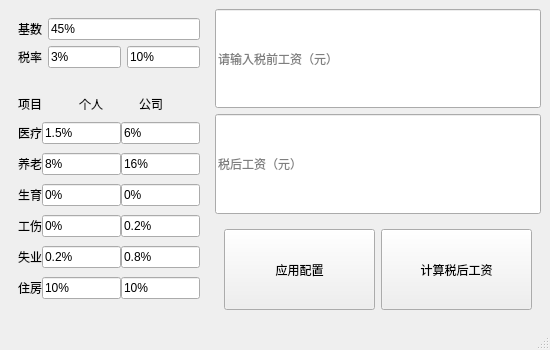
<?xml version="1.0" encoding="UTF-8"?>
<ui version="4.0">
 <class>AfterTaxSalaryCalculator</class>
 <widget class="QMainWindow" name="AfterTaxSalaryCalculator">
  <property name="geometry">
   <rect>
    <x>0</x>
    <y>0</y>
    <width>550</width>
    <height>350</height>
   </rect>
  </property>
  <property name="windowTitle">
   <string>税后工资计算器</string>
  </property>
  <widget class="QWidget" name="centralwidget">
   <layout class="QHBoxLayout" name="horizontalLayout_2" stretch="2,5">
    <item>
     <widget class="QWidget" name="widget" native="true">
      <property name="sizePolicy">
       <sizepolicy hsizetype="Minimum" vsizetype="Expanding">
        <horstretch>0</horstretch>
        <verstretch>0</verstretch>
       </sizepolicy>
      </property>
      <property name="minimumSize">
       <size>
        <width>200</width>
        <height>0</height>
       </size>
      </property>
      <layout class="QVBoxLayout" name="verticalLayout_2" stretch="0,0,0">
       <item>
        <layout class="QHBoxLayout" name="horizontalLayout_3" stretch="1,4">
         <item>
          <widget class="QLabel" name="label">
           <property name="sizePolicy">
            <sizepolicy hsizetype="Fixed" vsizetype="Preferred">
             <horstretch>0</horstretch>
             <verstretch>0</verstretch>
            </sizepolicy>
           </property>
           <property name="text">
            <string>基数</string>
           </property>
          </widget>
         </item>
         <item>
          <widget class="QLineEdit" name="lineEdit">
           <property name="text">
            <string>45%</string>
           </property>
           <property name="placeholderText">
            <string>百分比或金额（元）</string>
           </property>
          </widget>
         </item>
        </layout>
       </item>
       <item>
        <layout class="QHBoxLayout" name="horizontalLayout_11" stretch="0,0,0">
         <item>
          <widget class="QLabel" name="label_11">
           <property name="sizePolicy">
            <sizepolicy hsizetype="Fixed" vsizetype="Preferred">
             <horstretch>0</horstretch>
             <verstretch>0</verstretch>
            </sizepolicy>
           </property>
           <property name="text">
            <string>税率</string>
           </property>
          </widget>
         </item>
         <item>
          <widget class="QLineEdit" name="lineEdit_14">
           <property name="text">
            <string>3%</string>
           </property>
           <property name="placeholderText">
            <string>5001-8000元</string>
           </property>
          </widget>
         </item>
         <item>
          <widget class="QLineEdit" name="lineEdit_15">
           <property name="text">
            <string>10%</string>
           </property>
           <property name="placeholderText">
            <string>8001-12000</string>
           </property>
          </widget>
         </item>
        </layout>
       </item>
       <item>
        <widget class="QWidget" name="widget_2" native="true">
         <layout class="QVBoxLayout" name="verticalLayout_3" stretch="0,1,1,1,1,1,1">
          <property name="spacing">
           <number>0</number>
          </property>
          <property name="leftMargin">
           <number>0</number>
          </property>
          <property name="topMargin">
           <number>0</number>
          </property>
          <property name="rightMargin">
           <number>0</number>
          </property>
          <property name="bottomMargin">
           <number>0</number>
          </property>
          <item>
           <layout class="QHBoxLayout" name="horizontalLayout_5">
            <item>
             <widget class="QLabel" name="label_3">
              <property name="sizePolicy">
               <sizepolicy hsizetype="Preferred" vsizetype="Fixed">
                <horstretch>0</horstretch>
                <verstretch>0</verstretch>
               </sizepolicy>
              </property>
              <property name="minimumSize">
               <size>
                <width>0</width>
                <height>30</height>
               </size>
              </property>
              <property name="text">
               <string>项目</string>
              </property>
              <property name="alignment">
               <set>Qt::AlignmentFlag::AlignBottom|Qt::AlignmentFlag::AlignLeading|Qt::AlignmentFlag::AlignLeft</set>
              </property>
             </widget>
            </item>
            <item>
             <widget class="QLabel" name="label_5">
              <property name="sizePolicy">
               <sizepolicy hsizetype="Preferred" vsizetype="Fixed">
                <horstretch>0</horstretch>
                <verstretch>0</verstretch>
               </sizepolicy>
              </property>
              <property name="minimumSize">
               <size>
                <width>0</width>
                <height>30</height>
               </size>
              </property>
              <property name="text">
               <string>个人</string>
              </property>
              <property name="alignment">
               <set>Qt::AlignmentFlag::AlignBottom|Qt::AlignmentFlag::AlignLeading|Qt::AlignmentFlag::AlignLeft</set>
              </property>
             </widget>
            </item>
            <item>
             <widget class="QLabel" name="label_4">
              <property name="sizePolicy">
               <sizepolicy hsizetype="Preferred" vsizetype="Fixed">
                <horstretch>0</horstretch>
                <verstretch>0</verstretch>
               </sizepolicy>
              </property>
              <property name="minimumSize">
               <size>
                <width>0</width>
                <height>30</height>
               </size>
              </property>
              <property name="text">
               <string>公司</string>
              </property>
              <property name="alignment">
               <set>Qt::AlignmentFlag::AlignBottom|Qt::AlignmentFlag::AlignLeading|Qt::AlignmentFlag::AlignLeft</set>
              </property>
             </widget>
            </item>
           </layout>
          </item>
          <item>
           <layout class="QHBoxLayout" name="horizontalLayout_4" stretch="0,0,0">
            <item>
             <widget class="QLabel" name="label_2">
              <property name="sizePolicy">
               <sizepolicy hsizetype="Fixed" vsizetype="Preferred">
                <horstretch>0</horstretch>
                <verstretch>0</verstretch>
               </sizepolicy>
              </property>
              <property name="text">
               <string>医疗</string>
              </property>
             </widget>
            </item>
            <item>
             <widget class="QLineEdit" name="lineEdit_3">
              <property name="text">
               <string>1.5%</string>
              </property>
             </widget>
            </item>
            <item>
             <widget class="QLineEdit" name="lineEdit_2">
              <property name="text">
               <string>6%</string>
              </property>
              <property name="placeholderText">
               <string/>
              </property>
             </widget>
            </item>
           </layout>
          </item>
          <item>
           <layout class="QHBoxLayout" name="horizontalLayout_6" stretch="0,0,0">
            <item>
             <widget class="QLabel" name="label_6">
              <property name="sizePolicy">
               <sizepolicy hsizetype="Fixed" vsizetype="Preferred">
                <horstretch>0</horstretch>
                <verstretch>0</verstretch>
               </sizepolicy>
              </property>
              <property name="text">
               <string>养老</string>
              </property>
             </widget>
            </item>
            <item>
             <widget class="QLineEdit" name="lineEdit_4">
              <property name="text">
               <string>8%</string>
              </property>
             </widget>
            </item>
            <item>
             <widget class="QLineEdit" name="lineEdit_5">
              <property name="text">
               <string>16%</string>
              </property>
              <property name="placeholderText">
               <string/>
              </property>
             </widget>
            </item>
           </layout>
          </item>
          <item>
           <layout class="QHBoxLayout" name="horizontalLayout_7" stretch="0,0,0">
            <item>
             <widget class="QLabel" name="label_7">
              <property name="sizePolicy">
               <sizepolicy hsizetype="Fixed" vsizetype="Preferred">
                <horstretch>0</horstretch>
                <verstretch>0</verstretch>
               </sizepolicy>
              </property>
              <property name="text">
               <string>生育</string>
              </property>
             </widget>
            </item>
            <item>
             <widget class="QLineEdit" name="lineEdit_6">
              <property name="text">
               <string>0%</string>
              </property>
              <property name="readOnly">
               <bool>true</bool>
              </property>
             </widget>
            </item>
            <item>
             <widget class="QLineEdit" name="lineEdit_7">
              <property name="text">
               <string>0%</string>
              </property>
              <property name="placeholderText">
               <string/>
              </property>
             </widget>
            </item>
           </layout>
          </item>
          <item>
           <layout class="QHBoxLayout" name="horizontalLayout_8" stretch="0,0,0">
            <item>
             <widget class="QLabel" name="label_8">
              <property name="sizePolicy">
               <sizepolicy hsizetype="Fixed" vsizetype="Preferred">
                <horstretch>0</horstretch>
                <verstretch>0</verstretch>
               </sizepolicy>
              </property>
              <property name="text">
               <string>工伤</string>
              </property>
             </widget>
            </item>
            <item>
             <widget class="QLineEdit" name="lineEdit_8">
              <property name="text">
               <string>0%</string>
              </property>
              <property name="readOnly">
               <bool>true</bool>
              </property>
             </widget>
            </item>
            <item>
             <widget class="QLineEdit" name="lineEdit_9">
              <property name="text">
               <string>0.2%</string>
              </property>
              <property name="placeholderText">
               <string/>
              </property>
             </widget>
            </item>
           </layout>
          </item>
          <item>
           <layout class="QHBoxLayout" name="horizontalLayout_9" stretch="0,0,0">
            <item>
             <widget class="QLabel" name="label_9">
              <property name="sizePolicy">
               <sizepolicy hsizetype="Fixed" vsizetype="Preferred">
                <horstretch>0</horstretch>
                <verstretch>0</verstretch>
               </sizepolicy>
              </property>
              <property name="text">
               <string>失业</string>
              </property>
             </widget>
            </item>
            <item>
             <widget class="QLineEdit" name="lineEdit_10">
              <property name="text">
               <string>0.2%</string>
              </property>
             </widget>
            </item>
            <item>
             <widget class="QLineEdit" name="lineEdit_11">
              <property name="text">
               <string>0.8%</string>
              </property>
              <property name="placeholderText">
               <string/>
              </property>
             </widget>
            </item>
           </layout>
          </item>
          <item>
           <layout class="QHBoxLayout" name="horizontalLayout_10" stretch="0,0,0">
            <item>
             <widget class="QLabel" name="label_10">
              <property name="sizePolicy">
               <sizepolicy hsizetype="Fixed" vsizetype="Preferred">
                <horstretch>0</horstretch>
                <verstretch>0</verstretch>
               </sizepolicy>
              </property>
              <property name="text">
               <string>住房</string>
              </property>
             </widget>
            </item>
            <item>
             <widget class="QLineEdit" name="lineEdit_12">
              <property name="text">
               <string>10%</string>
              </property>
             </widget>
            </item>
            <item>
             <widget class="QLineEdit" name="lineEdit_13">
              <property name="text">
               <string>10%</string>
              </property>
              <property name="placeholderText">
               <string/>
              </property>
             </widget>
            </item>
           </layout>
          </item>
         </layout>
        </widget>
       </item>
      </layout>
     </widget>
    </item>
    <item>
     <layout class="QVBoxLayout" name="verticalLayout">
      <item>
       <widget class="QLineEdit" name="beforeTaxLE">
        <property name="sizePolicy">
         <sizepolicy hsizetype="Expanding" vsizetype="Minimum">
          <horstretch>0</horstretch>
          <verstretch>0</verstretch>
         </sizepolicy>
        </property>
        <property name="cursor">
         <cursorShape>IBeamCursor</cursorShape>
        </property>
        <property name="echoMode">
         <enum>QLineEdit::EchoMode::Normal</enum>
        </property>
        <property name="placeholderText">
         <string>请输入税前工资（元）</string>
        </property>
        <property name="clearButtonEnabled">
         <bool>false</bool>
        </property>
       </widget>
      </item>
      <item>
       <widget class="QLineEdit" name="afterTaxLE">
        <property name="sizePolicy">
         <sizepolicy hsizetype="Expanding" vsizetype="Minimum">
          <horstretch>0</horstretch>
          <verstretch>0</verstretch>
         </sizepolicy>
        </property>
        <property name="readOnly">
         <bool>true</bool>
        </property>
        <property name="placeholderText">
         <string>税后工资（元）</string>
        </property>
       </widget>
      </item>
      <item>
       <widget class="QWidget" name="buttons" native="true">
        <property name="sizePolicy">
         <sizepolicy hsizetype="Expanding" vsizetype="Minimum">
          <horstretch>0</horstretch>
          <verstretch>0</verstretch>
         </sizepolicy>
        </property>
        <layout class="QHBoxLayout" name="horizontalLayout">
         <item>
          <widget class="QPushButton" name="pushButton">
           <property name="sizePolicy">
            <sizepolicy hsizetype="Preferred" vsizetype="Preferred">
             <horstretch>0</horstretch>
             <verstretch>0</verstretch>
            </sizepolicy>
           </property>
           <property name="text">
            <string>应用配置</string>
           </property>
          </widget>
         </item>
         <item>
          <widget class="QPushButton" name="pushButton_2">
           <property name="sizePolicy">
            <sizepolicy hsizetype="Preferred" vsizetype="Preferred">
             <horstretch>0</horstretch>
             <verstretch>0</verstretch>
            </sizepolicy>
           </property>
           <property name="text">
            <string>计算税后工资</string>
           </property>
          </widget>
         </item>
        </layout>
       </widget>
      </item>
     </layout>
    </item>
   </layout>
  </widget>
  <widget class="QMenuBar" name="menubar">
   <property name="geometry">
    <rect>
     <x>0</x>
     <y>0</y>
     <width>550</width>
     <height>20</height>
    </rect>
   </property>
  </widget>
  <widget class="QStatusBar" name="statusbar"/>
 </widget>
 <resources/>
 <connections/>
</ui>
